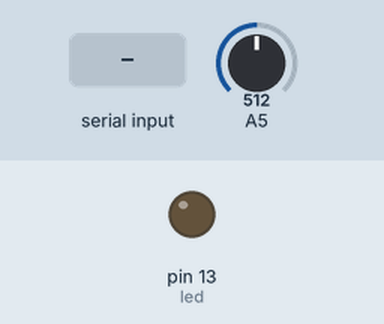
Recording of a sketch running on a simulated Arduino Uno, built with avr-gcc and run on an emulated ATmega328P. Shown: output pins drawn as LEDs (lit = HIGH). The test bench sets the inputs (shaded band); at power-on: A5 = 512.

Above: at 1.2 s.
1.3 s: "200\n" received over Serial
At 2.1 s:
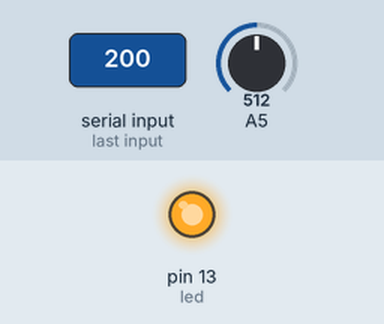
2.8 s: "90,45\n" received over Serial
At 3.2 s:
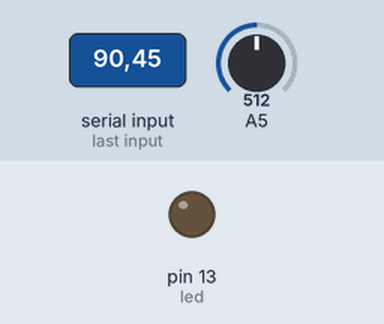
Timing chart, 0 to 5.8 s (numbered marks = the images above; inputs shaded):
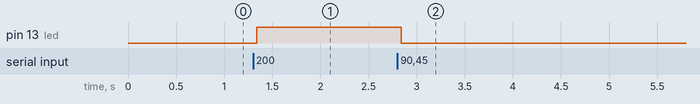

The sketch:

SimpleSerial-ArduinoInOut.ino
```cpp
int led = 13;                 // PWM capable LED control pin

String inputString = "";      // String to hold incoming data
bool stringComplete = false;  // whether the string is complete

long lastTime;                // save time for stop watch

int sensorValue;

void setup() {
  Serial.begin(115200);       // initialize serial:
  inputString.reserve(200);   // reserve 200 bytes for the inputString
  pinMode(led, OUTPUT);       // set pin as output
}


void loop() {
  sensorValue = analogRead(A5);
  if (stringComplete) {                     // when a newline arrives…
    // Serial.println(">"+inputString+"<");            // print the string
    if(inputString == "!\n")
    {
      digitalWrite(led, HIGH);
      delay(1000);
      digitalWrite(led, LOW);
    }
    analogWrite(led, inputString.toInt());  // parse it as integer and use it as PWM value for the LED (assuming it's between 0 and 255)

    inputString = "";                       // reset the string
    stringComplete = false;                 // reset the completeness check
  }

  long currentTime = millis();
  long timePassed = currentTime-lastTime;   // compute stop watch
  if(timePassed > 500){                     // if more than 0.5seconds have passed since we last took time…
    //Serial.println(String(sensorValue);   // print to Serial
    lastTime = currentTime;                 // and reset the stop watch
  }
}


/*
  SerialEvent occurs whenever a new data comes in the hardware serial RX. This
  routine is run between each time loop() runs, so using delay inside loop can
  delay response. Multiple bytes of data may be available.
*/
void serialEvent() {
  while (Serial.available()) {
    digitalWrite(led, HIGH);
    // get the new byte:
    char inChar = (char)Serial.read();
    // add it to the inputString:
    inputString += inChar;
    // if the incoming character is a newline, set a flag so the main loop can
    // do something about it:
    if (inChar == '\n') {
      stringComplete = true;
    }
  }
        digitalWrite(led, LOW);
}
```

Measured:
- after the input at 1.3 s, pin 13 (led): LOW → HIGH at once
- after the input at 2.8 s, pin 13 (led): HIGH → LOW at once
